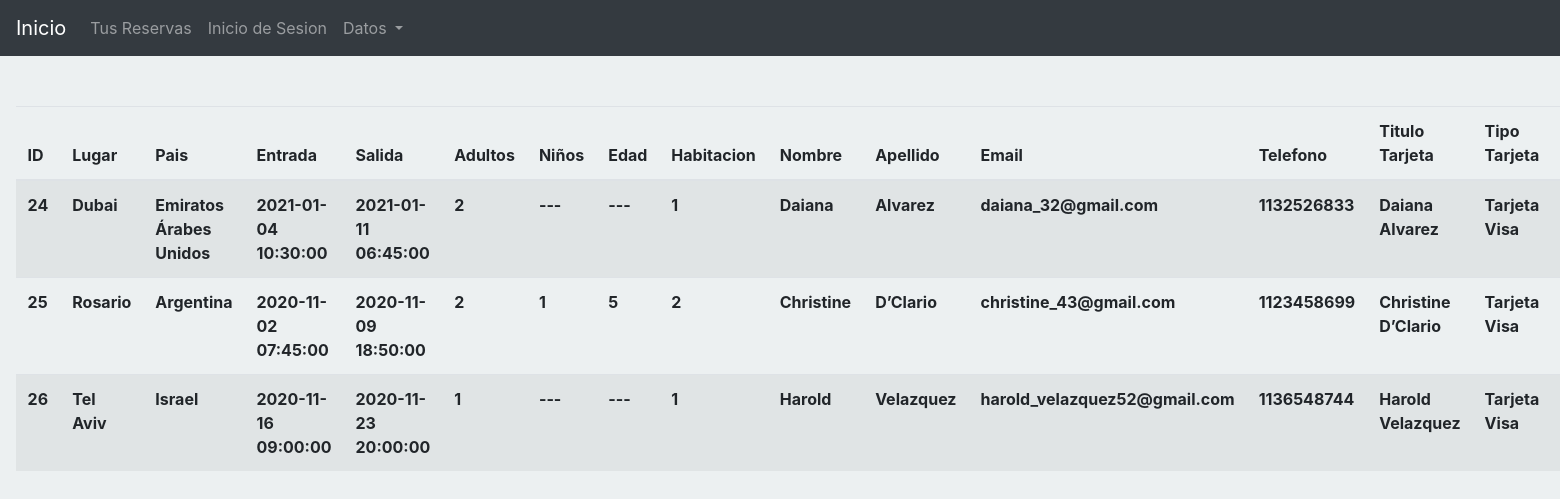
The app's page /ReservasHotel/php/tablas.php with its own data.
### tables this page shows
CREATE TABLE `reserva1` (
  `id` int(11) NOT NULL,
  `lugar` text NOT NULL,
  `pais` text NOT NULL,
  `fechaE` datetime NOT NULL,
  `fechaS` datetime NOT NULL,
  `adultos` int(11) NOT NULL,
  `cantNiño` text NOT NULL,
  `edad` text NOT NULL,
  `habitacion` int(11) NOT NULL,
  `nombre` text NOT NULL,
  `apellido` text NOT NULL,
  `email` text NOT NULL,
  `telefono` int(11) NOT NULL,
  `tituloTarjeta` text NOT NULL,
  `tipoTarjeta` text NOT NULL,
  `numTarjeta` int(11) NOT NULL,
  `cvc` int(11) NOT NULL
);

### ReservasHotel/php/tablas.php (the view, shortened to what this page needs)
<?php
  include("conexion.php");
?>
<!DOCTYPE html>
<html lang="en">
<head>
    <link rel="stylesheet" href="https://cdn.jsdelivr.net/npm/bootstrap@4.5.3/dist/css/bootstrap.min.css">
</head>
<body style="background-color: #ECF0F1">
  <nav class="navbar navbar-expand-lg navbar navbar-dark bg-dark">
        <a class="navbar-brand" href="Home.php">Inicio</a>
        <div class="collapse navbar-collapse" id="navbarSupportedContent">
          <ul class="navbar-nav mr-auto">
            <li class="nav-item">
              <a class="nav-link" href="tabla.php">Tus Reservas</a>
            </li>
            <li class="nav-item">
              <a class="nav-link" href="Sesion.php">Inicio de Sesion</a>
            </li>
            <li class="nav-item dropdown">
            <a class="nav-link dropdown-toggle" href="#" id="navbarDropdown" role="button" data-toggle="dropdown" aria-haspopup="true" aria-expanded="false">
            Datos
            </a>
          </ul>
        </div>
    </nav>
  <table class="table table-striped" style="margin-top: 50px; width: 80%; margin-left: 1%">
    <thead>
      <tr>
        <th scope="col">ID</th>
        <th scope="col">Lugar</th>
        <th scope="col">Pais</th>
        <th scope="col">Entrada</th>
        <th scope="col">Salida</th>
        <th scope="col">Adultos</th>
        <th scope="col">Niños</th>
        <th scope="col">Edad</th>
        <th scope="col">Habitacion</th>
        <th scope="col">Nombre</th>
        <th scope="col">Apellido</th>
        <th scope="col">Email</th>
        <th scope="col">Telefono</th>
        <th scope="col">Titulo Tarjeta</th>
        <th scope="col">Tipo Tarjeta</th>
        <th scope="col">Numero Tarjeta</th>
      </tr>
    </thead>
    <tbody>
      <?php
        $mostrar_todo_sql = "SELECT * FROM reserva1";
        $procesar_consulta = $conexion->query($mostrar_todo_sql);
        while($row = $procesar_consulta->fetch_assoc()){
      ?>
      <tr>
      <th><?php echo $row['id']; ?></th>
      <th><?php echo $row['lugar']; ?></th>
      <th><?php echo $row['pais']; ?></th>
      <th><?php echo $row['fechaE']; ?></th>
      <th><?php echo $row['fechaS']; ?></th>
      <th><?php echo $row['adultos']; ?></th>
      <th><?php echo $row['cantNiño']; ?></th>
      <th><?php echo $row['edad']; ?></th>
      <th><?php echo $row['habitacion']; ?></th>
      <th><?php echo $row['nombre']; ?></th>
      <th><?php echo $row['apellido']; ?></th>
      <th><?php echo $row['email']; ?></th>
      <th><?php echo $row['telefono']; ?></th>
      <th><?php echo $row['tituloTarjeta']; ?></th>
      <th><?php echo $row['tipoTarjeta']; ?></th>
      <th><?php echo $row['numTarjeta']; ?></th>
      </tr>
      <?php } ?>
    </tbody>
  </table>
</body>
</html>

### records on screen
reserva1: id "24", lugar "Dubai", pais "Emiratos Árabes Unidos", fechaE "2021-01-04 10:30:00", fechaS "2021-01-11 06:45:00", adultos "2", cantNiño "---", edad "---", habitacion "1", nombre "Daiana", apellido "Alvarez", email "daiana_32@gmail.com", telefono "1132526833", tituloTarjeta "Daiana Alvarez", tipoTarjeta "Tarjeta Visa"
reserva1: id "25", lugar "Rosario", pais "Argentina", fechaE "2020-11-02 07:45:00", fechaS "2020-11-09 18:50:00", adultos "2", cantNiño "1", edad "5", habitacion "2", nombre "Christine", apellido "D’Clario", email "christine_43@gmail.com", telefono "1123458699", tituloTarjeta "Christine D’Clario", tipoTarjeta "Tarjeta Visa"
reserva1: id "26", lugar "Tel Aviv", pais "Israel", fechaE "2020-11-16 09:00:00", fechaS "2020-11-23 20:00:00", adultos "1", cantNiño "---", edad "---", habitacion "1", nombre "Harold", apellido "Velazquez", email "harold_velazquez52@gmail.com", telefono "1136548744", tituloTarjeta "Harold Velazquez", tipoTarjeta "Tarjeta Visa"
